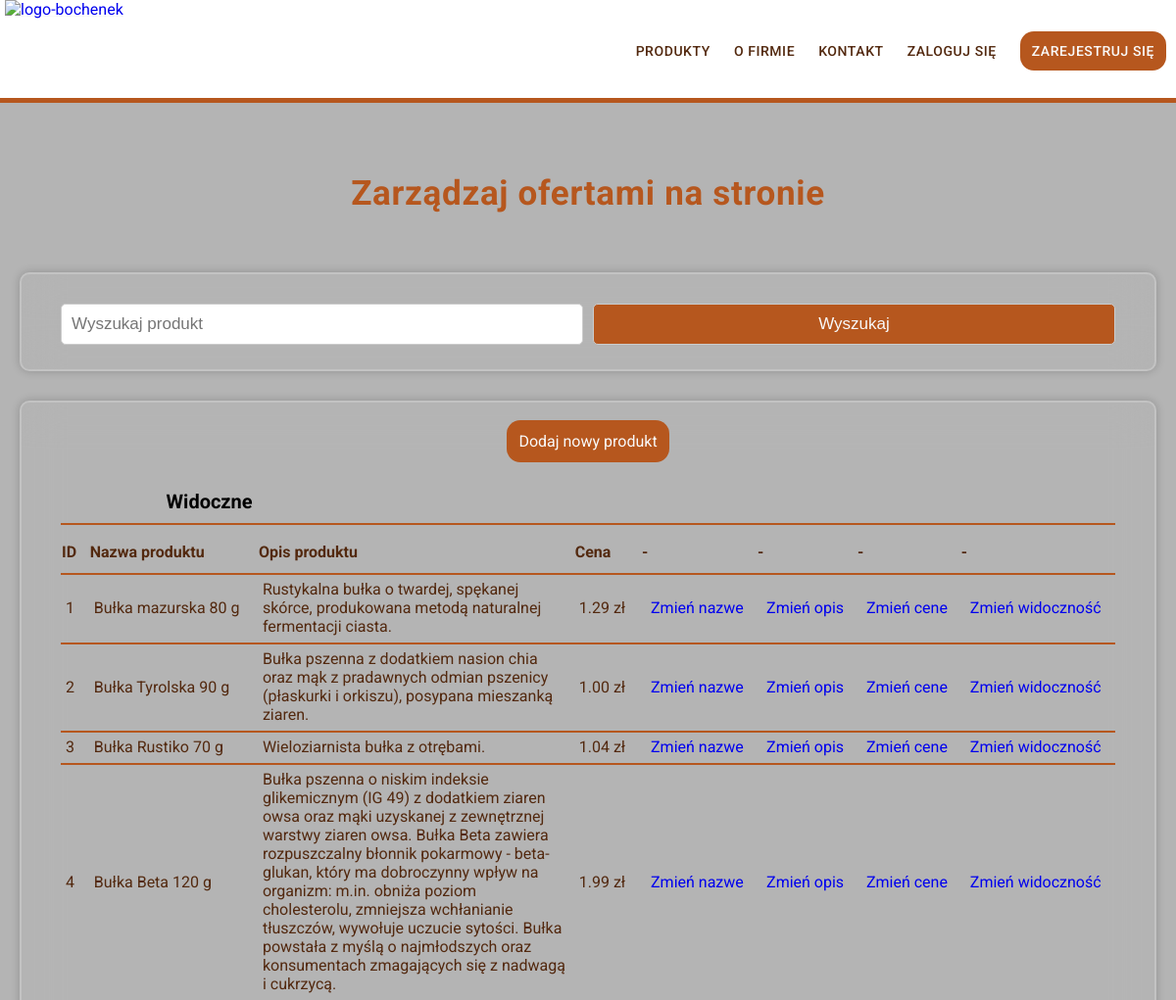
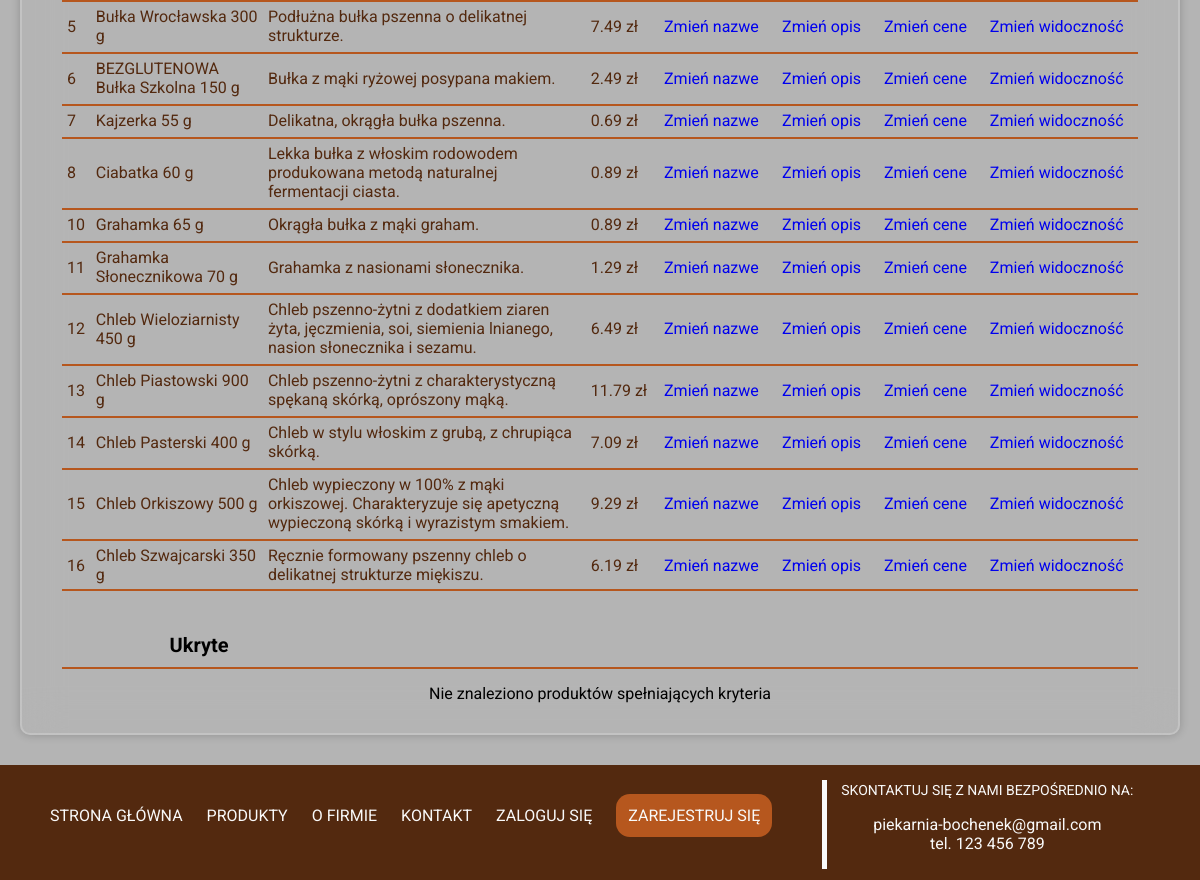
Screenshot of /zarzadzaj.php with the database file from the repository (2 pictures, top to bottom).
### tables this page shows
CREATE TABLE `produkty` (
  `produkt_id` int(11) NOT NULL,
  `nazwa_produktu` varchar(50) NOT NULL,
  `opis_produktu` varchar(1000) NOT NULL,
  `skladniki` varchar(500) NOT NULL,
  `dodatkowe_info` varchar(200) NOT NULL,
  `cena` decimal(10,2) NOT NULL,
  `file_name` varchar(100) NOT NULL,
  `kategoria` int(11) NOT NULL,
  `widocznosc` int(1) NOT NULL DEFAULT 1
);

### zarzadzaj.php (the view, shortened to what this page needs)
<!doctype html>
<?php
    require_once 'db_connect.php';
    $connect = mysqli_connect($db_host, $db_username, $db_password, $db_name);
?>
<html lang="pl">
<head>
    <link href='https://unpkg.com/boxicons@2.1.4/css/boxicons.min.css' rel='stylesheet'>
</head>
<body>
    <header>
        <div class="wrapper">
            <a href="index.php" id="logo"> <img src="images/logo-bochenek.svg" alt="logo-bochenek"> </a>
            <nav>
                <ul>
                    <li><a href="produkty.php">PRODUKTY</a></li>
                    <li><a href="ofirmie.php">O FIRMIE</a></li>
                    <li><a href="kontakt.php">KONTAKT</a></li>
                    <?php
                        if(!isset($_SESSION['username']))
                        {
                            echo '<li><a href="logowanie.php">ZALOGUJ SIĘ</a></li>
                            <li><a class="button-1" href="rejestracja.php">ZAREJESTRUJ SIĘ</a></li>';
                        }
                        else
                        {
                            echo '<li><a href="profil.php">PROFIL</a></li>
                            <li><a class="button-1" href="logout.php">WYLOGUJ SIĘ</a></li>';
                        }
                    ?>
                </ul>
            </nav>
        </div>
    </header>
    <div class="box">
        <div class="wrapper">
            <h1>Zarządzaj ofertami na stronie</h1>
            <div class="search-box">
                <div class="wrapper" id="search-wrapper">
                    <form action="zarzadzaj.php" method="get" class="form-grid">
                        <div class="input-box">
                            <input type="text" name="search_bar" placeholder="Wyszukaj produkt" >
                        </div>
                        <div class="input-box">
                            <input class="btn-search" type="submit" value="Wyszukaj">
                        </div>
                    </form>
                </div>
            </div>
            <div class="profil">
                <a href="dodaj-dane.php" class="button-1">Dodaj nowy produkt</a>
                <div class="section">
                    <h2>Widoczne</h2>
                    <?php
                        if($connect->connect_errno!=0)
                        {
                            echo "Błąd: ".$connect->connect_errno."<br>".$connect->connect_error;
                        }
                        else
                        {
                            $search = "";
                            if($search =="")
                            {
                                $query = "SELECT produkt_id, nazwa_produktu, opis_produktu, cena FROM produkty WHERE widocznosc = 1";
                                if($result = $connect->query($query))
                                {
                                    if($result->num_rows>0)
                                    {
                                        echo "
                                            <table>
                                                <thead>
                                                    <tr>
                                                        <th>ID</th>
                                                        <th>Nazwa produktu</th>
                                                        <th id=\"opis-prod\">Opis produktu</th>
                                                        <th>Cena</th>
                                                        <th>-</th>
                                                        <th>-</th>
                                                        <th>-</th>
                                                        <th>-</th>
                                                    </tr>
                                                </thead>
                                            <tbody>
                                        ";
                                        while($row = mysqli_fetch_array($result, MYSQLI_ASSOC))
                                        {
                                            $produkt_id = $row['produkt_id'];
                                            $nazwa = $row['nazwa_produktu'];
                                            $opis = $row['opis_produktu'];
                                            $cena = $row['cena'];
                                            echo "
                                                <tr>
                                                    <td>$produkt_id</td>
                                                    <td>$nazwa</td>
                                                    <td>$opis</td>
                                                    <td>$cena zł</td>
                                                    <td><a href=\"zmien-produkt.php?action=1&id=$produkt_id\">Zmień nazwe</a></td>
                                                    <td><a href=\"zmien-produkt.php?action=2&id=$produkt_id\">Zmień opis</a></td>
                                                    <td><a href=\"zmien-produkt.php?action=3&id=$produkt_id\">Zmień cene</a></td>
                                                    <td><a href=\"zmiana-produktu.php?action=4&id=$produkt_id\" onclick=\"return confirm('Czy na pewno chcesz zmienić widoczność tego produktu?')\">Zmień widoczność</a></td>
                                                </tr>
                                            ";
                                        }
                                        echo "
                                                </tbody>
                                            </table>
                                        ";
                                    }
                                    else
                                    {
                                        echo 'Nie znaleziono produktów spełniających kryteria';
                                    }
                                }
                            }
                        }
                    ?>
                </div>
                <div class="section">
                    <h2>Ukryte</h2>
                    <?php
                        if($connect->connect_errno!=0)
                        {
                            echo "Błąd: ".$connect->connect_errno."<br>".$connect->connect_error;
                        }
                        else
                        {
                            $search = "";
                            if($search =="")
                            {
                                $query = "SELECT produkt_id, nazwa_produktu, opis_produktu, cena FROM produkty WHERE widocznosc = 0";
                                if($result = $connect->query($query))
                                {
                                    if($result->num_rows>0)
                                    {
                                        echo "
                                            <table>
                                                <thead>
                                                    <tr>
                                                        <th>ID</th>
                                                        <th>Nazwa produktu</th>
                                                        <th id=\"opis-prod\">Opis produktu</th>
                                                        <th>Cena</th>
                                                        <th>-</th>
                                                        <th>-</th>
                                                        <th>-</th>
                                                        <th>-</th>
                                                    </tr>
                                                </thead>
                                            <tbody>
                                        ";
                                        while($row = mysqli_fetch_array($result, MYSQLI_ASSOC))
                                        {
                                            $produkt_id = $row['produkt_id'];
                                            $nazwa = $row['nazwa_produktu'];
                                            $opis = $row['opis_produktu'];
                                            $cena = $row['cena'];
                                            echo "
                                                <tr>
                                                    <td>$produkt_id</td>
                                                    <td>$nazwa</td>
                                                    <td>$opis</td>
                                                    <td>$cena zł</td>
                                                    <td><a href=\"zmien-produkt.php?action=1&id=$produkt_id\">Zmień nazwe</a></td>
                                                    <td><a href=\"zmien-produkt.php?action=2&id=$produkt_id\">Zmień opis</a></td>
                                                    <td><a href=\"zmien-produkt.php?action=3&id=$produkt_id\">Zmień cene</a></td>
                                                    <td><a href=\"zmiana-produktu.php?action=4&id=$produkt_id\" onclick=\"return confirm('Czy na pewno chcesz zmienić widoczność tego produktu?')\">Zmień widoczność</a></td>
                                                </tr>
                                            ";
                                        }
                                        echo "
                                                </tbody>
                                            </table>
                                        ";
                                        $result->free_result();
                                    }
                                    else
                                    {
                                        echo 'Nie znaleziono produktów spełniających kryteria';
                                    }
                                }
                            }
                        }
                    ?>
                </div>
            </div>
        </div>
    </div>
    <div class="footer">
        <div class="wrapper">
            <div class="footer-items">
                <div class="left">
                    <ul>
                        <li><a href="index.php">STRONA GŁÓWNA</a></li>
                        <li><a href="produkty.php">PRODUKTY</a></li>
                        <li><a href="ofirmie.php">O FIRMIE</a></li>
                        <li><a href="kontakt.php">KONTAKT</a></li>
                        <?php
                        if(!isset($_SESSION['username']))
                        {
                            echo '<li><a href="logowanie.php">ZALOGUJ SIĘ</a></li>
                            <li><a class="button-1" href="rejestracja.php">ZAREJESTRUJ SIĘ</a></li>';
                        }
                        else
                        {
                            echo '<li><a href="profil.php">PROFIL</a></li>
                            <li><a href="logout.php">WYLOGUJ SIĘ</a></li>';
                        }
                    ?>
                    </ul>
                </div>
                <div class="right">
                    <hf>SKONTAKTUJ SIĘ Z NAMI BEZPOŚREDNIO NA:</hf>
                    <p>piekarnia-bochenek@gmail.com <br> tel. 123 456 789 </p>
                </div>
            </div>
        </div>
    </div>
</body>
</html>

### styles/style.css (style rules this page uses)
:root { --primary: #b6571e; --dark-primary: #53290F; --off-white: #f9f9f9; --szary: #686868; }
header { height: 100px; width: 100%; background-color: white; position: fixed; border-bottom: 5px solid var(--primary); margin-top: -104px; z-index: 10; }
nav ul { padding-inline-start: 0px; list-style: none; }
nav li, .footer li { display: inline-block; padding: 10px; }
.button-1 { background-color: var(--primary); padding: 12px; border-radius: 14px; color: var(--off-white); }
a { text-decoration: none; }
#logo { float: left; display: block; }
#logo img { width: 150px; padding-left: 5px; margin-top: -10px; }
nav { float: right; padding: 20px 0px 20px 20px; padding-left: 0px; font-family: 'Roboto'; font-weight: 500; font-size: 14px; letter-spacing: 0.04em; }
nav a { color: var(--dark-primary); }
.wrapper { max-width: 1200px; margin: auto; }
body { font-family: 'Roboto'; margin: 104px 0; position: relative; background: url(../images/bg-login-register.jpg) no-repeat; background-color: rgb(180, 180, 180); background-size: cover; background-attachment: fixed; background-blend-mode:screen; }
h1 { font-size: 35px; font-weight: 700; }
.footer { color: var(--off-white); padding-top: 15px; background-color: var(--dark-primary); min-height: 100px; margin-bottom: -104px; align-items: center; }
.footer-items { margin: auto; display: flex; gap: 40px; }
.footer ul a { color: var(--off-white); }
.footer .right { border-left: 5px solid ; padding-left: 14px; text-align: center; align-items: center; }
.footer .right hf { font-size: 14px; }

### styles/produkty-style.css (style rules this page uses)
:root { --primary: #B6571E; --dark-primary: #53290F; --off-white: #F9F9F9; --szary: #686868; }
.wrapper h1 { color: var(--primary); text-align: center; margin-bottom: 50px; letter-spacing: 0.02em; }
#search-wrapper { background-color: transparent; backdrop-filter: blur(20px); max-width: 100%; color: var(--off-white); border: 2px solid rgba(255, 255, 255, 0.2); border-radius: 10px; box-shadow: 0 0 10px rgba(0, 0, 0, .2); padding: 30px 40px 20px; margin: 0 20px; }
.form-grid { display: grid; grid-template-columns: repeat(2, 1fr); grid-template-rows: repeat(2, auto); gap: 10px; }
.input-box { display:flex; flex-direction: column; width: 100%; }
.input-box select, .input-box input[type="submit"] { width: 100%; padding: 10px; border: 1px solid #ccc; border-radius: 5px; margin-bottom: 10px; }
.btn-search { background-color: var(--primary); color: var(--off-white); font-size: 14px; }
.input-box input[type="text"], .input-box input[type="number"], .input-box textarea { width: calc(100% - 22px) !important; padding: 10px; border: 1px solid #ccc; border-radius: 5px; margin-bottom: 10px !important; }
h2 { font-size: 20px; margin: 10px 0 15px; }

### styles/profil-style.css (style rules this page uses)
:root { --primary: rgb(182, 87, 30); --dark-primary: rgb(83, 41, 15); --off-white: rgb(249, 249, 249); --szary: rgb(105, 105, 105); }
.box { padding-top: 50px; min-height: 80vh; }
.profil { background-color: transparent; backdrop-filter: blur(20px); border: 2px solid rgba(255, 255, 255, 0.2); border-radius: 10px; box-shadow: 0 0 10px rgba(0, 0, 0, .2); padding: 30px 40px 30px; margin: 0 20px 30px; text-align: center; }
.box .wrapper h1 { text-align: center; color: var(--primary); margin-bottom: 60px; }
.section { width: 100%; }
.section * { box-sizing: border-box; }
.section h2 { padding: 0 0 10px 10%;; text-align: left; border-bottom: 2.5px solid var(--primary); }

### styles/koszyk-style.css (style rules this page uses)
:root { --primary: #B6571E; --dark-primary: #53290F; --off-white: #F9F9F9; --szary: #686868; }
.box { padding-top: 50px; min-height: 80vh; }
table { color: var(--dark-primary); width: 100%; text-align: left; }

### styles/zarzadzaj-style.css (style rules this page uses)
:root { --primary: #B6571E; --dark-primary: #53290F; --off-white: #F9F9F9; --szary: #686868; }
#search-wrapper { padding-bottom: 5px; }
.search-box { margin-bottom: 30px; }
.section h2 { margin-top: 40px; }
table { width: 100%; border-collapse: separate; border-spacing: 0 2px; }
table a { text-align: middle; }
tbody * { padding: 5px; }
table th { padding-bottom: 10px; }
td { border-top: 2px solid var(--primary); }
tr:last-child td { border-bottom: 2px solid var(--primary); }
table tr th:nth-child(2), table tr td:nth-child(2) { width: 16%; }
table tr th:nth-child(3), table tr td:nth-child(3) { width: 30%; }
.input-box { margin: auto; max-width: 600px; }
.input-box input, .input-box textarea { margin: auto; width: 100%; font-size: 17px; }

### rows the page displays
produkty: produkt_id "1", nazwa_produktu "Bułka mazurska 80 g", opis_produktu "Rustykalna bułka o twardej, spękanej skórce, produkowana metodą naturalnej fermentacji ciasta.", cena "1.29"
produkty: produkt_id "2", nazwa_produktu "Bułka Tyrolska 90 g", opis_produktu "Bułka pszenna z dodatkiem nasion chia oraz mąk z pradawnych odmian pszenicy (płaskurki i orkiszu), posypana mieszanką ziaren.", cena "1.00"
produkty: produkt_id "3", nazwa_produktu "Bułka Rustiko 70 g", opis_produktu "Wieloziarnista bułka z otrębami.", cena "1.04"
produkty: produkt_id "4", nazwa_produktu "Bułka Beta 120 g", opis_produktu "Bułka pszenna o niskim indeksie glikemicznym (IG 49) z dodatkiem ziaren owsa oraz mąki uzyskanej z zewnętrznej warstwy ziaren owsa. Bułka Beta zawiera rozpuszczalny błonnik pokarmowy - beta-glukan, który ma dobroczynny wpływ na organizm: m.in. obniża poziom cholesterolu, zmniejsza wchłanianie tłuszczów, wywołuje uczucie sytości. Bułka powstała z myślą o najmłodszych oraz konsumentach zmagających się z nadwagą i cukrzycą.", cena "1.99"
produkty: produkt_id "5", nazwa_produktu "Bułka Wrocławska 300 g", opis_produktu "Podłużna bułka pszenna o delikatnej strukturze.", cena "7.49"
produkty: produkt_id "6", nazwa_produktu "BEZGLUTENOWA Bułka Szkolna 150 g", opis_produktu "Bułka z mąki ryżowej posypana makiem.", cena "2.49"
produkty: produkt_id "7", nazwa_produktu "Kajzerka 55 g", opis_produktu "Delikatna, okrągła bułka pszenna.", cena "0.69"
produkty: produkt_id "8", nazwa_produktu "Ciabatka 60 g", opis_produktu "Lekka bułka z włoskim rodowodem produkowana metodą naturalnej fermentacji ciasta.", cena "0.89"
produkty: produkt_id "10", nazwa_produktu "Grahamka 65 g", opis_produktu "Okrągła bułka z mąki graham.", cena "0.89"
produkty: produkt_id "11", nazwa_produktu "Grahamka Słonecznikowa 70 g", opis_produktu "Grahamka z nasionami słonecznika.", cena "1.29"
produkty: produkt_id "12", nazwa_produktu "Chleb Wieloziarnisty 450 g", opis_produktu "Chleb pszenno-żytni z dodatkiem ziaren żyta, jęczmienia, soi, siemienia lnianego, nasion słonecznika i sezamu.", cena "6.49"
produkty: produkt_id "13", nazwa_produktu "Chleb Piastowski 900 g", opis_produktu "Chleb pszenno-żytni z charakterystyczną spękaną skórką, oprószony mąką.", cena "11.79"
produkty: produkt_id "14", nazwa_produktu "Chleb Pasterski 400 g", opis_produktu "Chleb w stylu włoskim z grubą, z chrupiąca skórką.", cena "7.09"
produkty: produkt_id "15", nazwa_produktu "Chleb Orkiszowy 500 g", opis_produktu "Chleb wypieczony w 100% z mąki orkiszowej. Charakteryzuje się apetyczną wypieczoną skórką i wyrazistym smakiem.", cena "9.29"
produkty: produkt_id "16", nazwa_produktu "Chleb Szwajcarski 350 g", opis_produktu "Ręcznie formowany pszenny chleb o delikatnej strukturze miękiszu.", cena "6.19"
